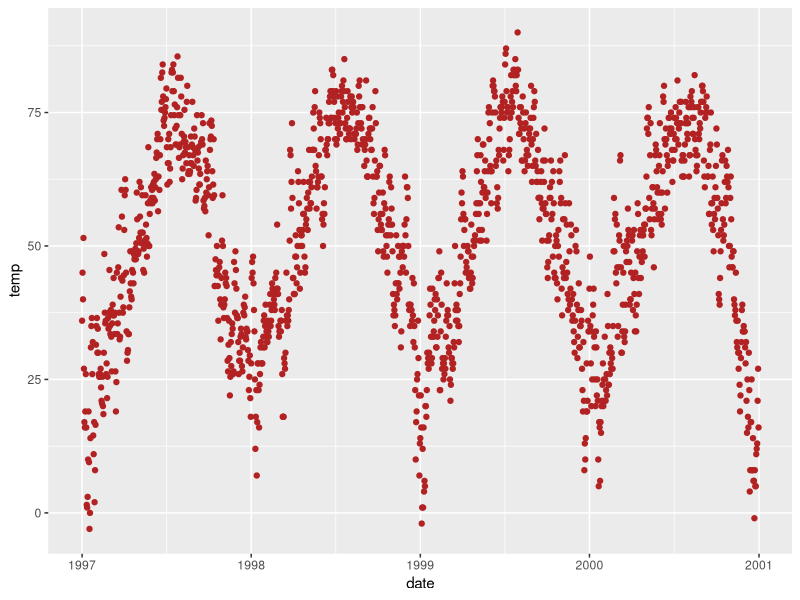
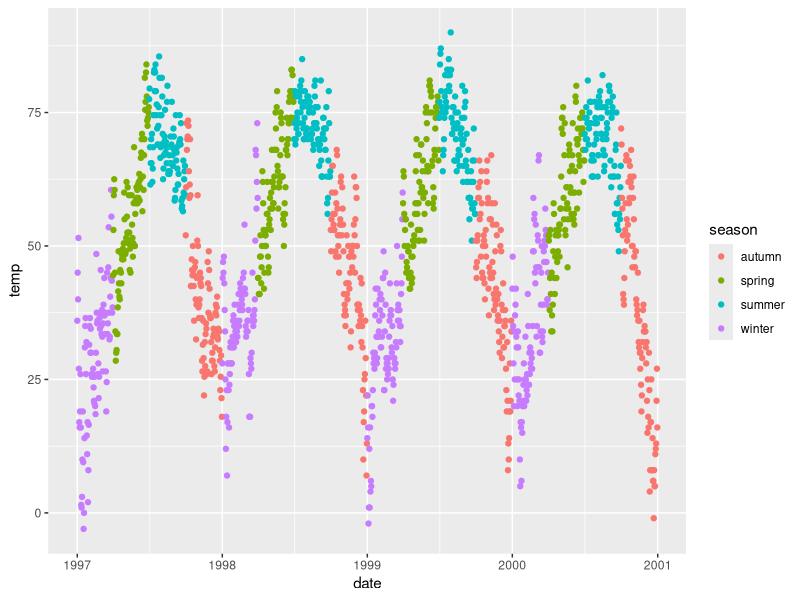
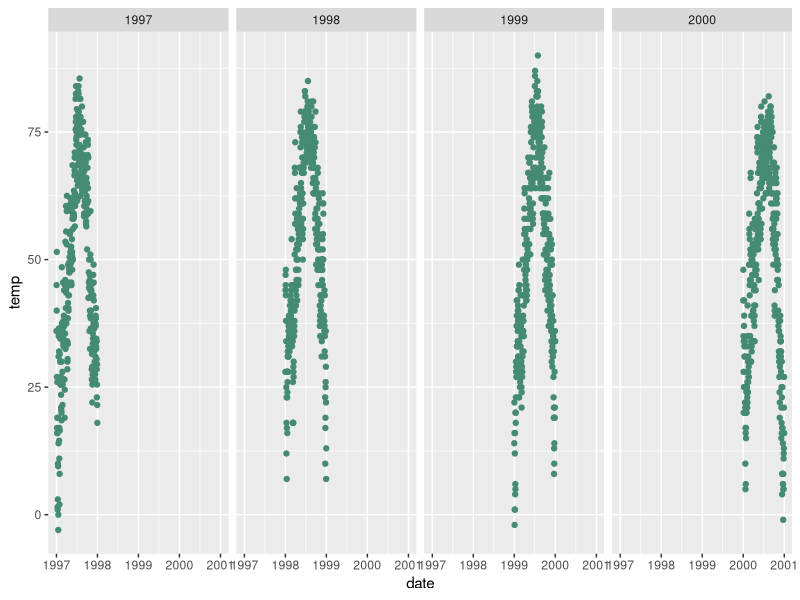
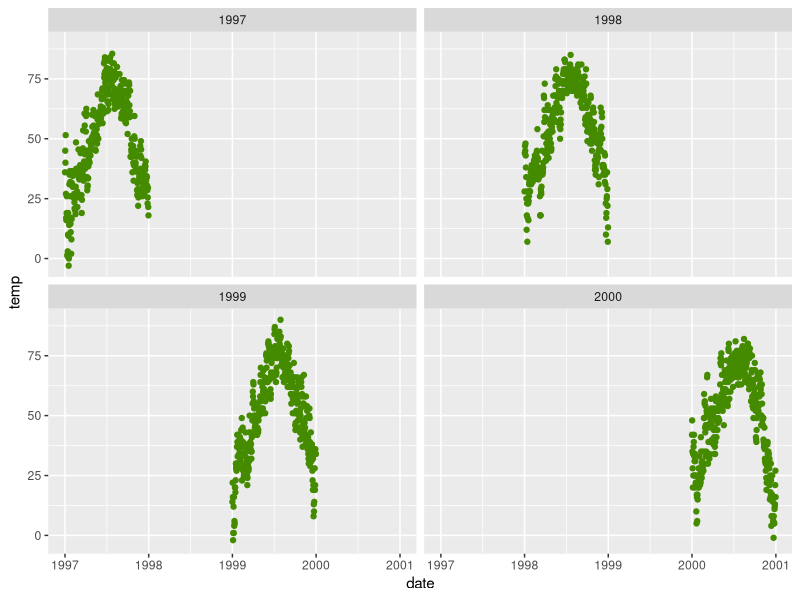
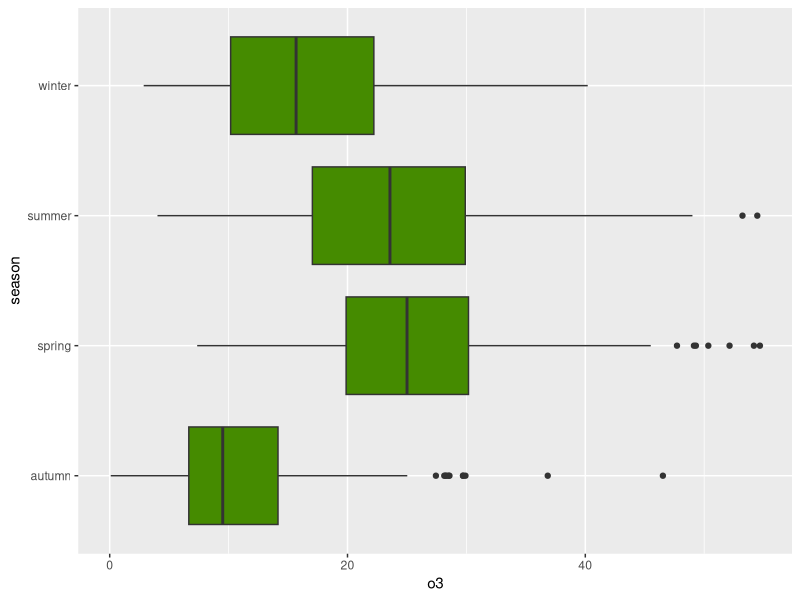
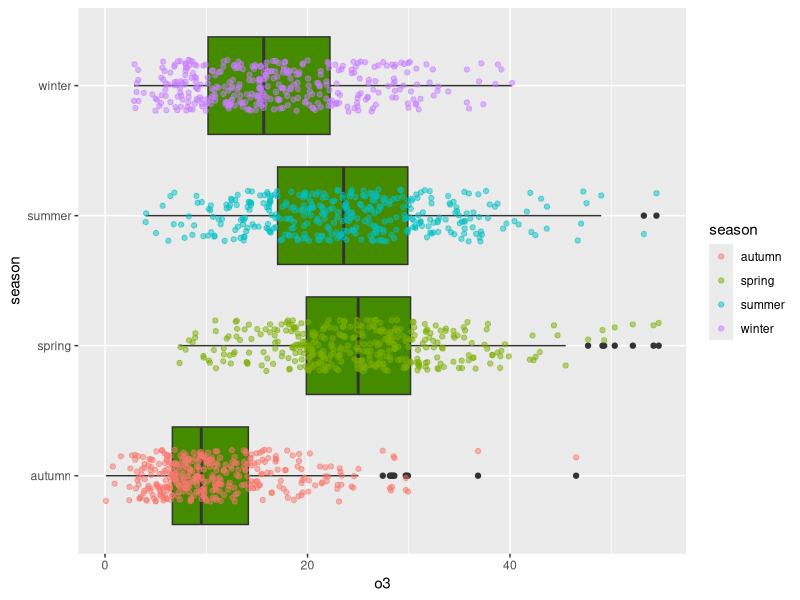

Reproduce these figures in R, in order.
# R Lecture to VTT - Lecture 2
# Author                : Oguzhan Gencoglu
# Latest Version        : 03.05.2016
# Contact               : oguzhan.gencoglu@tut.fi

# -------------- Yet another ggplot2 example --------------

# Read the data (temperature in chicago)
nmmaps <- read.csv("chicago-nmmaps.csv", as.is=T)
nmmaps$year <- substring(nmmaps$date, 1, 4) # year
nmmaps$date<-as.Date(nmmaps$date)
nmmaps <- nmmaps[nmmaps$date>as.Date("1996-12-31"),] # subset
nmmaps$season <- as.factor(nmmaps$season) # change to factor


# simple stuff
library(ggplot2)
g1 <- ggplot(nmmaps, aes(date, temp)) + geom_point(color = "firebrick")
g1

g2 <- ggplot(nmmaps, aes(date, temp, color = season)) + geom_point()
g2

# facet plot
g3 <- ggplot(nmmaps, aes(date,temp)) + geom_point(color="aquamarine4") + facet_wrap(~year, nrow=1)
g3

# facet plot
g4 <- ggplot(nmmaps, aes(date,temp)) + geom_point(color="chartreuse4") + facet_wrap(~year, ncol=2)
g4

# box plots
g5 <- ggplot(nmmaps, aes(x=season, y=o3)) + geom_boxplot(fill="chartreuse4") + coord_flip()
g5

g6 <- g5 + geom_jitter(alpha=0.5, aes(color=season), position = position_jitter(width = .2))
g6
